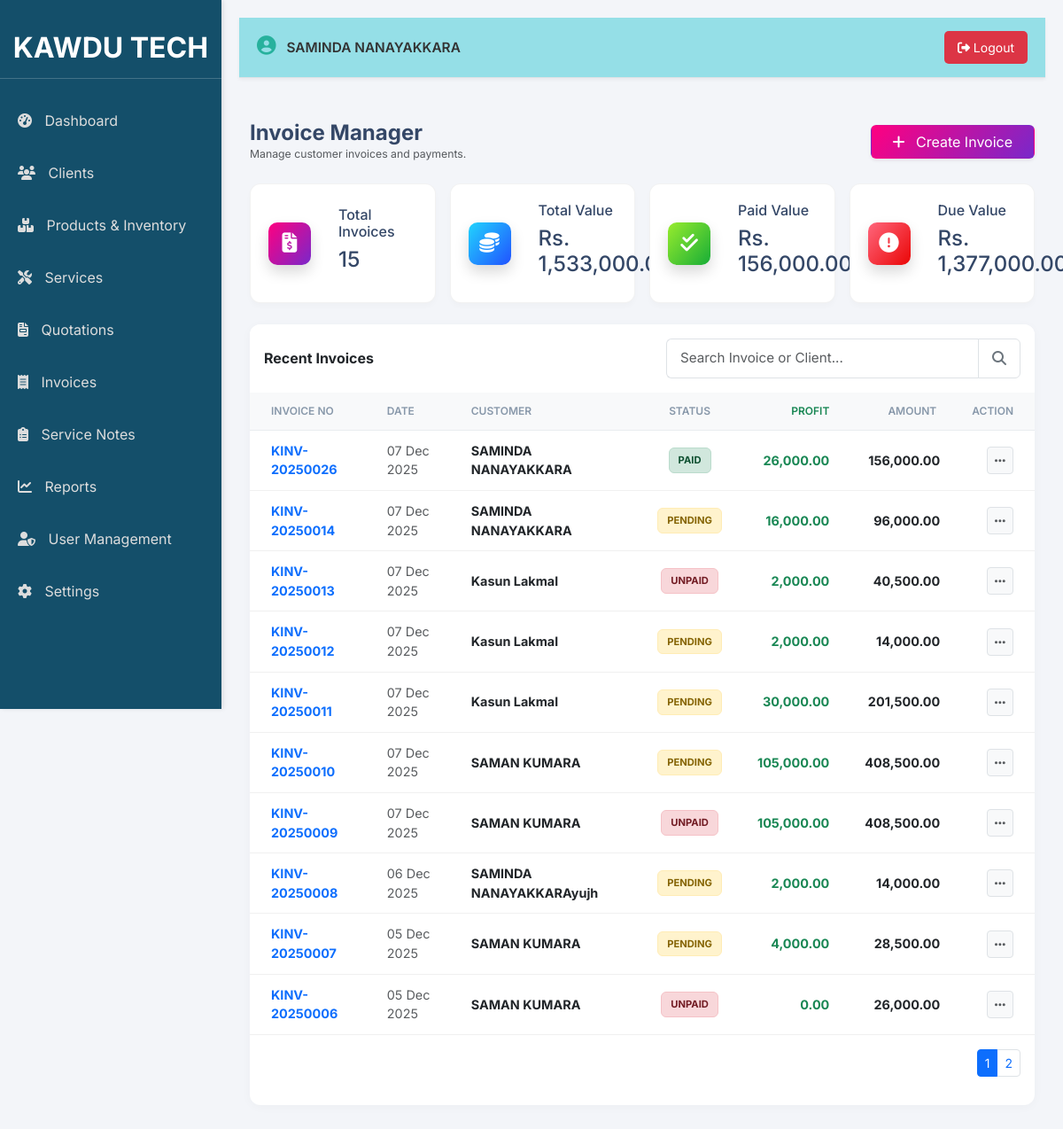
Screenshot of /invoices.php (signed in) with the database file from the repository.
### tables this page shows
CREATE TABLE `invoices` (
  `invoice_id` int(11) NOT NULL,
  `invoice_number` varchar(50) NOT NULL,
  `client_id` int(11) NOT NULL,
  `user_id` int(11) NOT NULL,
  `invoice_date` date NOT NULL,
  `sub_total` decimal(10,2) NOT NULL DEFAULT 0.00,
  `tax_amount` decimal(10,2) NOT NULL DEFAULT 0.00,
  `grand_total` decimal(10,2) NOT NULL DEFAULT 0.00,
  `payment_status` enum('Paid','Pending','Unpaid') NOT NULL DEFAULT 'Pending',
  `invoice_terms` text DEFAULT NULL,
  `created_at` timestamp NOT NULL DEFAULT current_timestamp()
);

CREATE TABLE `clients` (
  `client_id` int(11) NOT NULL,
  `client_name` varchar(255) NOT NULL,
  `address` text DEFAULT NULL,
  `phone` varchar(20) DEFAULT NULL,
  `email` varchar(100) DEFAULT NULL,
  `whatsapp` varchar(15) DEFAULT NULL,
  `rating` int(1) NOT NULL DEFAULT 5
);

### invoices.php (the view, shortened to what this page needs)
<?php
require_once 'db_connect.php';
$conn = new mysqli($servername, $username, $password, $dbname);
$stats = [
    'total_count' => 0,
    'total_value' => 0,
    'paid_value' => 0,
    'due_value' => 0
];
$sql_stats = "SELECT COUNT(*) as count, SUM(grand_total) as value, payment_status FROM invoices GROUP BY payment_status";
$res_stats = $conn->query($sql_stats);
if($res_stats) {
    while ($row = $res_stats->fetch_assoc()) {
        $stats['total_count'] += $row['count'];
        $stats['total_value'] += $row['value'];
        if ($row['payment_status'] === 'Paid') {
            $stats['paid_value'] += $row['value'];
        } else {
            $stats['due_value'] += $row['value'];
        }
    }
}
$limit = 10;
$page = isset($_GET['page']) ? (int)$_GET['page'] : 1;
$start = ($page - 1) * $limit;
$search = isset($_GET['search']) ? $conn->real_escape_string($_GET['search']) : '';
$where = "WHERE 1=1";
$sql = "SELECT i.*, c.client_name,
        (SELECT SUM((ii.unit_price - ii.buy_price) * ii.quantity) FROM invoice_items ii WHERE ii.invoice_id = i.invoice_id) as total_profit
        FROM invoices i
        LEFT JOIN clients c ON i.client_id = c.client_id
        $where ORDER BY i.invoice_id DESC LIMIT $start, $limit";
$result = $conn->query($sql);
$total_records = $conn->query("SELECT COUNT(*) as count FROM invoices i LEFT JOIN clients c ON i.client_id = c.client_id $where")->fetch_assoc()['count'];
$total_pages = ceil($total_records / $limit);
$page_title = 'Invoice Manager';
require_once 'header.php';
?>
<link href="https://cdn.jsdelivr.net/npm/select2@4.1.0-rc.0/dist/css/select2.min.css" rel="stylesheet" />
<link href="https://cdn.jsdelivr.net/npm/select2-bootstrap-5-theme@1.3.0/dist/select2-bootstrap-5-theme.min.css" rel="stylesheet" />
<div class="container-fluid py-4">
    <div class="d-flex justify-content-between align-items-center mb-4">
        <div><h4 class="mb-0 fw-bold">Invoice Manager</h4><p class="text-muted small mb-0">Manage customer invoices and payments.</p></div>
        <button class="btn bg-gradient-primary text-white shadow-sm px-4" onclick="openCreateInvoiceModal()"><i class="fas fa-plus me-2"></i> Create Invoice</button>
    </div>
    <div class="row g-3 mb-4">
        <div class="col-xl-3 col-sm-6">
            <div class="stat-card">
                <div class="icon-shape bg-gradient-primary shadow"><i class="fas fa-file-invoice-dollar"></i></div>
                <div class="ms-3">
                    <h6>Total Invoices</h6>
                    <h4><?php echo number_format($stats['total_count']); ?></h4>
                </div>
            </div>
        </div>
        <div class="col-xl-3 col-sm-6">
            <div class="stat-card">
                <div class="icon-shape bg-gradient-info shadow"><i class="fas fa-coins"></i></div>
                <div class="ms-3">
                    <h6>Total Value</h6>
                    <h4>Rs. <?php echo number_format($stats['total_value'], 2); ?></h4>
                </div>
            </div>
        </div>
        <div class="col-xl-3 col-sm-6">
            <div class="stat-card">
                <div class="icon-shape bg-gradient-success shadow"><i class="fas fa-check-double"></i></div>
                <div class="ms-3">
                    <h6>Paid Value</h6>
                    <h4>Rs. <?php echo number_format($stats['paid_value'], 2); ?></h4>
                </div>
            </div>
        </div>
        <div class="col-xl-3 col-sm-6">
            <div class="stat-card">
                <div class="icon-shape bg-gradient-danger shadow"><i class="fas fa-exclamation-circle"></i></div>
                <div class="ms-3">
                    <h6>Due Value</h6>
                    <h4>Rs. <?php echo number_format($stats['due_value'], 2); ?></h4>
                </div>
            </div>
        </div>
    </div>
    <div class="card card-table">
        <div class="card-header bg-white border-bottom-0 pb-0 pt-3">
            <div class="d-flex justify-content-between align-items-center">
                <h6 class="mb-0 fw-bold">Recent Invoices</h6>
                <form method="GET" id="searchForm" class="search-group">
                    <div class="input-group">
                        <input type="text" id="mainSearch" name="search" class="form-control form-control-search" placeholder="Search Invoice or Client..." value="<?php echo htmlspecialchars($search); ?>" autocomplete="off">
                        <button class="btn btn-search" type="submit"><i class="fas fa-search"></i></button>
                    </div>
                </form>
            </div>
        </div>
        <div class="card-body px-0 pt-3">
            <div class="table-responsive" style="min-height: 400px;">
                <table class="table table-hover align-middle mb-0">
                    <thead>
                        <tr>
                            <th class="ps-4">Invoice No</th>
                            <th>Date</th>
                            <th>Customer</th>
                            <th class="text-center">Status</th>
                            <?php if($userType === 'Admin'): ?><th class="text-end text-success">Profit</th><?php endif; ?>
                            <th class="text-end">Amount</th>
                            <th class="text-end pe-4">Action</th>
                        </tr>
                    </thead>
                    <tbody>
                        <?php if ($result && $result->num_rows > 0): while ($row = $result->fetch_assoc()):
                            $status = $row['payment_status'];
                            $status_cls = ($status == 'Paid') ? 'status-paid' : (($status == 'Unpaid') ? 'status-unpaid' : 'status-pending');
                            $clientName = !empty($row['client_name']) ? $row['client_name'] : 'Unknown';
                        ?>
                        <tr>
                            <td class="ps-4 fw-bold text-primary"><?php echo $row['invoice_number']; ?></td>
                            <td class="text-muted small"><?php echo date('d M Y', strtotime($row['invoice_date'])); ?></td>
                            <td><div class="fw-bold text-dark"><?php echo htmlspecialchars($clientName); ?></div></td>
                            <td class="text-center"><span class="badge-status <?php echo $status_cls; ?>"><?php echo $status; ?></span></td>
                            <?php if($userType === 'Admin'): ?><td class="text-end fw-bold text-success"><?php echo number_format($row['total_profit'] ?? 0, 2); ?></td><?php endif; ?>
                            <td class="text-end fw-bold text-dark pe-3"><?php echo number_format($row['grand_total'], 2); ?></td>
                            <td class="text-end pe-4"><button class="btn btn-sm btn-light border" onclick="openActionDrawer('<?php echo $row['invoice_id']; ?>', '<?php echo $row['invoice_number']; ?>')"><i class="fas fa-ellipsis-h text-muted"></i></button></td>
                        </tr>
                        <?php endwhile; else: ?><tr><td colspan="7" class="text-center py-5 text-muted">No invoices found.</td></tr><?php endif; ?>
                    </tbody>
                </table>
            </div>
            <?php if ($total_pages > 1): ?>
            <div class="d-flex justify-content-end p-3"><nav><ul class="pagination pagination-sm mb-0"><?php for ($i=1; $i<=$total_pages; $i++): ?><li class="page-item <?php echo ($i==$page)?'active':''; ?>"><a class="page-link" href="?page=<?php echo $i; ?>"><?php echo $i; ?></a></li><?php endfor; ?></ul></nav></div>
            <?php endif; ?>
        </div>
    </div>
</div>
<?php
require_once 'footer.php';
?>

### header.php (shortened to what this page needs)
<?php
$userName = $_SESSION['name'] ?? 'Guest';
$userType = $_SESSION['user_type'] ?? 'User';
$page_title = isset($page_title) ? $page_title : 'System';
?>
<!DOCTYPE html>
<html lang="en">
<head>
    <link href="https://cdn.jsdelivr.net/npm/bootstrap@5.3.3/dist/css/bootstrap.min.css" rel="stylesheet">
    <link rel="stylesheet" href="https://cdnjs.cloudflare.com/ajax/libs/font-awesome/6.5.2/css/all.min.css">
    <link rel="stylesheet" href="styles.css">
</head>
<body>
<div class="sidebar">
    <div class="sidebar-header">
        KAWDU TECH
    </div>
    <a href="dashboard.php" class="<?php echo ($page_title == 'Dashboard' ? 'active' : ''); ?>">
        <i class="fas fa-tachometer-alt"></i> Dashboard
    </a>
    <a href="clients.php" class="<?php echo ($page_title == 'Clients' ? 'active' : ''); ?>">
        <i class="fas fa-users"></i> Clients
    </a>
    <a href="products.php" class="<?php echo ($page_title == 'Products & Inventory' ? 'active' : ''); ?>">
        <i class="fas fa-boxes"></i> Products & Inventory
    </a>
    <a href="services.php" class="<?php echo ($page_title == 'Service Management' ? 'active' : ''); ?>">
        <i class="fas fa-tools"></i> Services
    </a>
    <a href="quotations.php" class="<?php echo ($page_title == 'Quotations' ? 'active' : ''); ?>">
        <i class="fas fa-file-invoice"></i> Quotations
    </a>
    <a href="invoices.php" class="<?php echo ($page_title == 'Invoices' ? 'active' : ''); ?>">
        <i class="fas fa-receipt"></i> Invoices
    </a>
    <a href="service_note.php" class="<?php echo ($page_title == 'Service Notes' ? 'active' : ''); ?>">
        <i class="fas fa-clipboard-list"></i> Service Notes
    </a>
    <a href="reports.php" class="<?php echo ($page_title == 'Reports' ? 'active' : ''); ?>">
        <i class="fas fa-chart-line"></i> Reports
    </a>
    <?php if ($userType == 'Admin'): ?>
        <a href="users.php" class="<?php echo ($page_title == 'User Management' ? 'active' : ''); ?>">
            <i class="fas fa-user-shield"></i> User Management
        </a>
        <a href="settings.php" class="<?php echo ($page_title == 'Settings' ? 'active' : ''); ?>">
            <i class="fas fa-cog"></i> Settings
        </a>
    <?php endif; ?>
</div>
<div class="main-content">
    <div class="top-navbar mb-4">
        <span class="user-info">
            <i class="fas fa-user-circle"></i>
            <?php echo htmlspecialchars($userName); ?>
        </span>
        <a href="logout.php" class="btn-logout">
            <i class="fas fa-sign-out-alt"></i> Logout
        </a>
    </div>

### footer.php (shortened to what this page needs)
</body>
</html>

### styles.css (style rules this page uses)
:root { --sidebar-bg: #144f6a; --primary-color: #27b19d; --accent-color: #1e8779; --light-grey-bg: #f0f0f0; --secondary-bg: #f8f9fa; --modal-bg: #f0f0f0; --header-bg: #d4edda; --header-text: #155724; --sidebar-width: 250px; --top-nav-bg: #95dfe7; --icon-area-bg: #9dadc1; }
body { background-color: var(--secondary-bg); font-family: 'Noto Sans Sinhala', 'Roboto', sans-serif; font-size: 14px; margin: 0; padding: 0; }
.sidebar { position: fixed; top: 0; left: 0; width: var(--sidebar-width); height: 100vh; background-color: var(--sidebar-bg); color: white; padding-top: 20px; box-shadow: 2px 0 5px rgba(0, 0, 0, 0.1); z-index: 1000; }
.sidebar-header { text-align: center; padding: 10px 0; margin-bottom: 20px; font-size: 2.0rem; font-weight: bold; border-bottom: 1px solid rgba(255, 255, 255, 0.2); }
.sidebar a { padding: 10px 20px; text-decoration: none; font-size: 17px; color: rgba(255, 255, 255, 0.85); display: block; transition: all 0.3s; margin-bottom: 5px; }
.sidebar a i { margin-right: 10px; }
.main-content { margin-left: var(--sidebar-width); padding: 20px; width: calc(100% - var(--sidebar-width)); min-height: 100vh; }
.top-navbar { background-color: var(--top-nav-bg) !important; padding: 15px 20px; border-bottom: 1px solid #dee2e6; box-shadow: 0 2px 4px rgba(0,0,0,.05); display: flex; justify-content: space-between; align-items: center; }
.top-navbar .user-info { font-size: 1.1em; color: #333; font-weight: 600; }
.top-navbar .user-info i { font-size: 1.4em; margin-right: 8px; color: var(--primary-color); }
.top-navbar .btn-logout { background-color: #dc3545; color: white; border: none; padding: 8px 15px; border-radius: 5px; text-decoration: none; transition: background-color 0.3s; }

### header.php (style rules this page uses)
.top-navbar .user-info { font-size: 1.1em; color: #333; font-weight: 600; }
.top-navbar .user-info i { font-size: 1.4em; margin-right: 8px; color: var(--primary-color); }
.sidebar a { padding: 15px 10px 15px 20px; text-decoration: none; font-size: 16px; color: #ddd; display: block; transition: background-color 0.3s; }

### invoices.php (style rules this page uses)
body { background-color: #f3f5f9; font-family: 'Inter', sans-serif; color: #344767; }
.stat-card { background: #fff; border-radius: 12px; padding: 20px; box-shadow: 0 4px 6px rgba(0,0,0,0.02); border: 1px solid rgba(0,0,0,0.05); display: flex; align-items: center; transition: 0.2s; height: 100%; }
.icon-shape { width: 48px; height: 48px; border-radius: 10px; display: flex; align-items: center; justify-content: center; margin-right: 15px; font-size: 1.4rem; color: #fff; flex-shrink: 0; }
.bg-gradient-primary { background: linear-gradient(310deg, #7928ca, #ff0080); }
.bg-gradient-success { background: linear-gradient(310deg, #17ad37, #98ec2d); }
.bg-gradient-info { background: linear-gradient(310deg, #2152ff, #21d4fd); }
.bg-gradient-danger { background: linear-gradient(310deg, #ea0606, #ff667c); }
.card-table { background: #fff; border-radius: 12px; border: none; box-shadow: 0 2px 12px rgba(0,0,0,0.03); overflow: hidden; }
.table thead th { background-color: #f8f9fa; color: #8898aa; font-weight: 600; text-transform: uppercase; font-size: 0.75rem; padding: 12px 20px; border-bottom: 1px solid #e9ecef; }
.table tbody td { padding: 12px 20px; vertical-align: middle; border-bottom: 1px solid #f0f0f0; font-size: 0.9rem; color: #495057; }
.badge-status { padding: 5px 10px; border-radius: 6px; font-size: 0.7rem; font-weight: 700; text-transform: uppercase; display: inline-flex; align-items: center; }
.status-paid { background: #d1e7dd; color: #0f5132; border: 1px solid #badbcc; }
.status-unpaid { background: #f8d7da; color: #721c24; border: 1px solid #f5c2c7; }
.status-pending { background: #fff3cd; color: #856404; border: 1px solid #ffecb5; }
.search-group { position: relative; width: 100%; max-width: 400px; }
.form-control-search { border-radius: 6px 0 0 6px !important; border: 1px solid #dee2e6; border-right: none; padding: 10px 15px; font-size: 0.95rem; box-shadow: none !important; padding-right: 40px; }
.btn-search { border-radius: 0 6px 6px 0 !important; border: 1px solid #dee2e6; background: #fff; color: #6c757d; padding: 0 15px; z-index: 10; }

### rows the page displays
invoices: invoice_number "KINV-20250026", invoice_date "07 Dec 2025", client.client_name "SAMINDA NANAYAKKARA", payment_status "PAID", total_profit "26,000.00", grand_total "156,000.00"
invoices: invoice_number "KINV-20250014", invoice_date "07 Dec 2025", client.client_name "SAMINDA NANAYAKKARA", payment_status "PENDING", total_profit "16,000.00", grand_total "96,000.00"
invoices: invoice_number "KINV-20250013", invoice_date "07 Dec 2025", client.client_name "Kasun Lakmal", payment_status "UNPAID", total_profit "2,000.00", grand_total "40,500.00"
invoices: invoice_number "KINV-20250012", invoice_date "07 Dec 2025", client.client_name "Kasun Lakmal", payment_status "PENDING", total_profit "2,000.00", grand_total "14,000.00"
invoices: invoice_number "KINV-20250011", invoice_date "07 Dec 2025", client.client_name "Kasun Lakmal", payment_status "PENDING", total_profit "30,000.00", grand_total "201,500.00"
invoices: invoice_number "KINV-20250010", invoice_date "07 Dec 2025", client.client_name "SAMAN KUMARA", payment_status "PENDING", total_profit "105,000.00", grand_total "408,500.00"
invoices: invoice_number "KINV-20250009", invoice_date "07 Dec 2025", client.client_name "SAMAN KUMARA", payment_status "UNPAID", total_profit "105,000.00", grand_total "408,500.00"
invoices: invoice_number "KINV-20250008", invoice_date "06 Dec 2025", client.client_name "SAMINDA NANAYAKKARAyujh", payment_status "PENDING", total_profit "2,000.00", grand_total "14,000.00"
invoices: invoice_number "KINV-20250007", invoice_date "05 Dec 2025", client.client_name "SAMAN KUMARA", payment_status "PENDING", total_profit "4,000.00", grand_total "28,500.00"
invoices: invoice_number "KINV-20250006", invoice_date "05 Dec 2025", client.client_name "SAMAN KUMARA", payment_status "UNPAID", total_profit "0.00", grand_total "26,000.00"

### other values shown
$userName "SAMINDA NANAYAKKARA"
$stats['total_count'] "15"
$stats['total_value'] "1,533,000.00"
$stats['paid_value'] "156,000.00"
